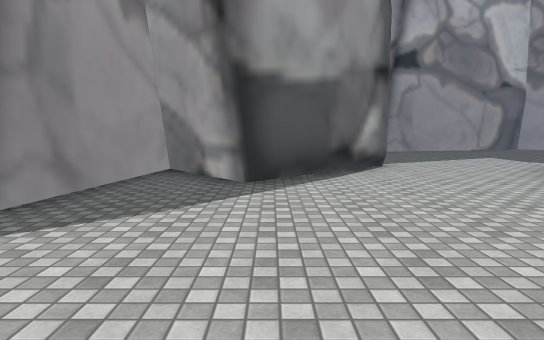
View 1 (above)

24 first-person views from a walk through a scene from a Unity 3-D project. The camera is 1.4 m above the floor, tilts 6° down and sees 75° across. The floor is counted in squares, 2 m on a side. Each view is taken from the middle of a square. On the plan, view 1 faces up. The plan holds only what a view shows up to about 11 squares ahead; the rest is blank. The place goes on beyond the plan. The player character is not drawn. Some surface patterns are stand-ins.

View 2
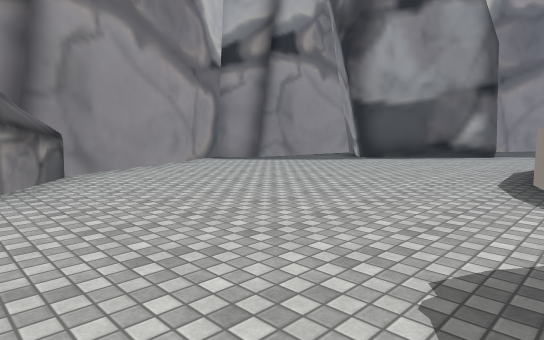

View 3
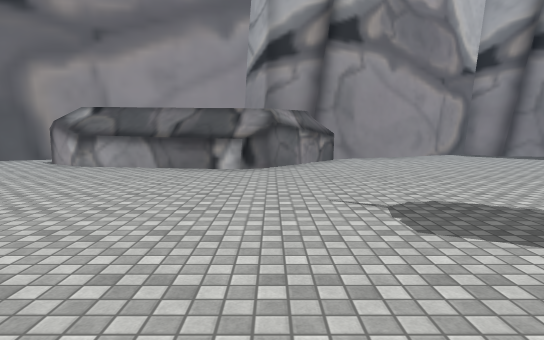

View 4
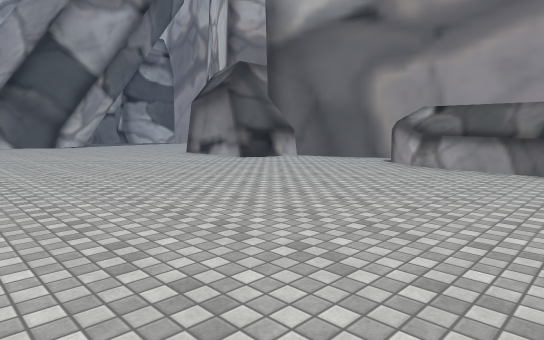

View 5
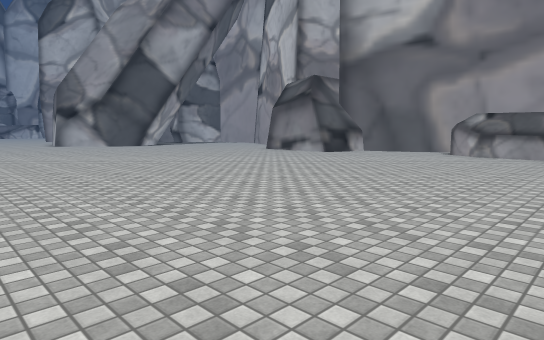

View 6
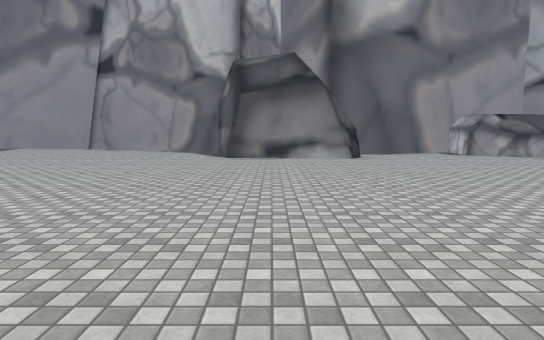

View 7
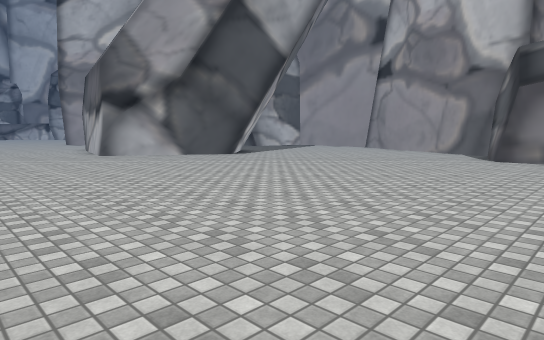

View 8
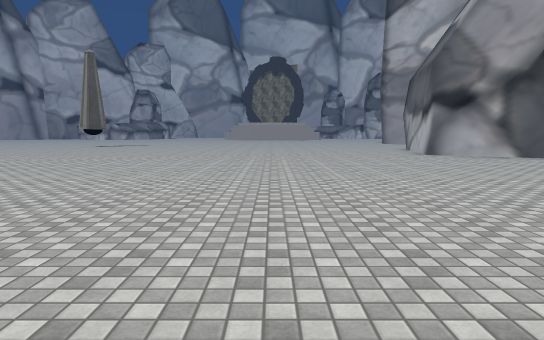

View 9
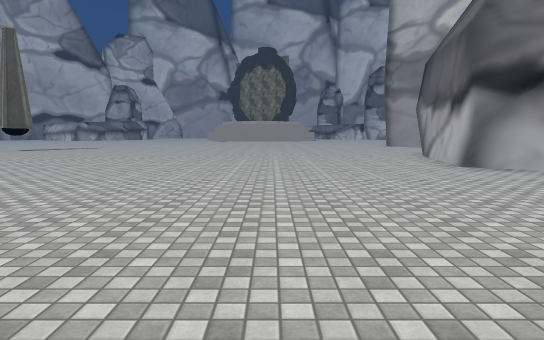

View 10
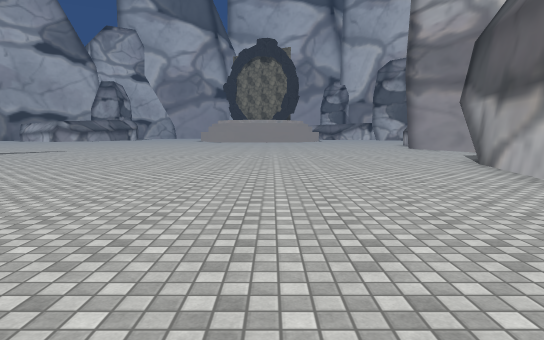

View 11
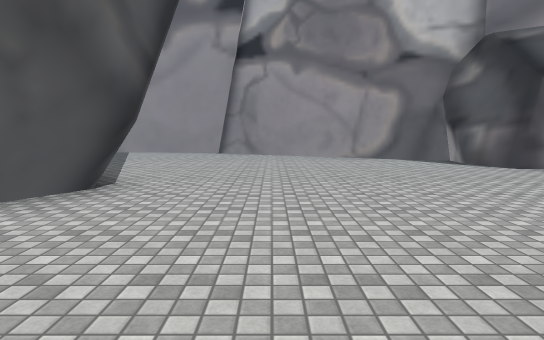

View 12
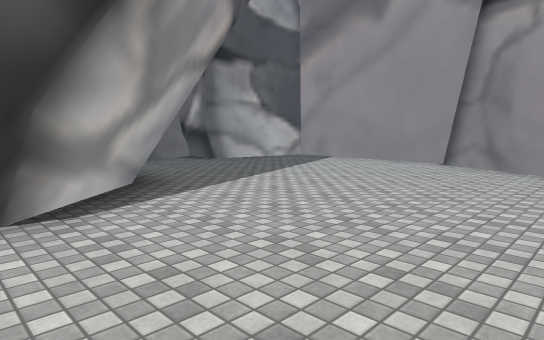

View 13
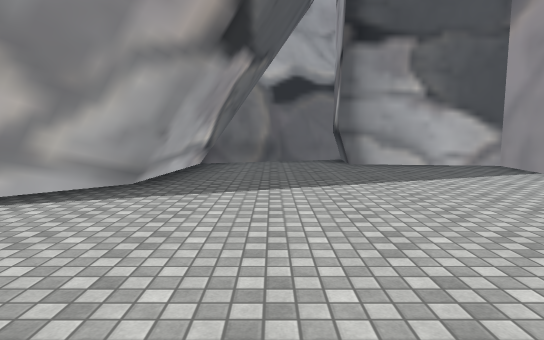

View 14
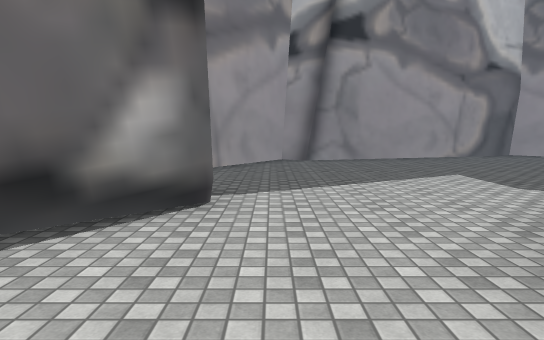

View 15
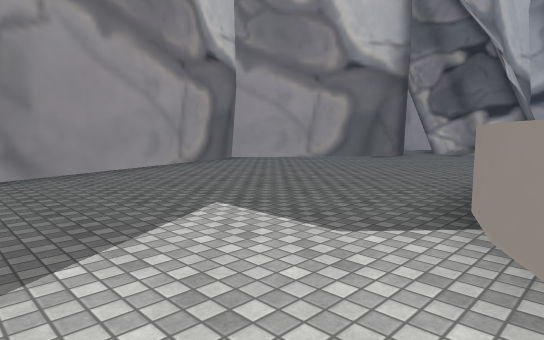

View 16
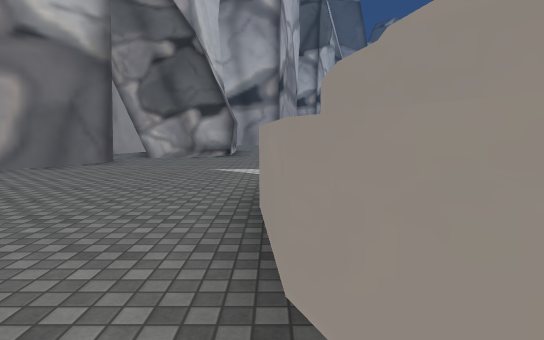

View 17
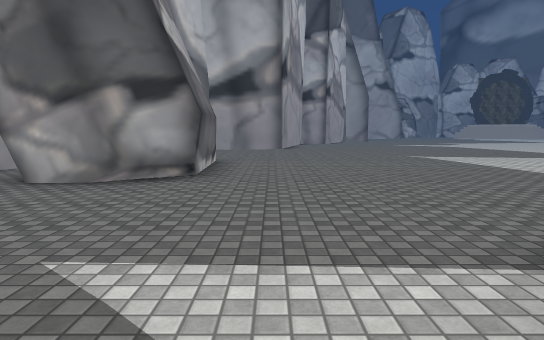

View 18
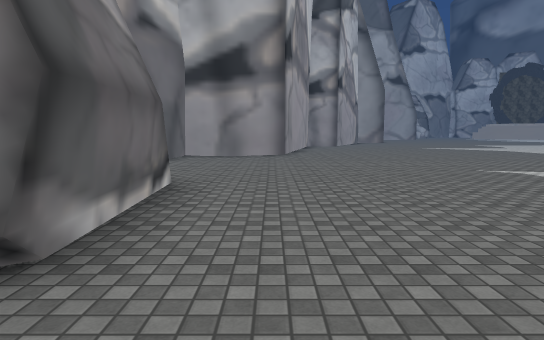

View 19
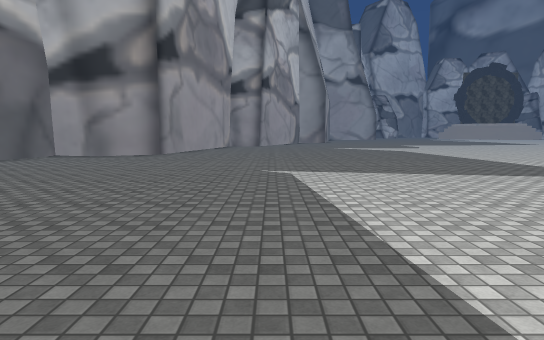

View 20
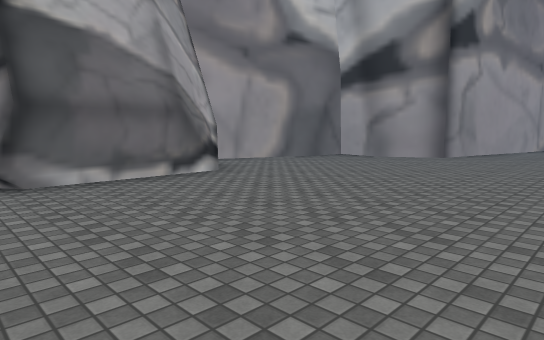

View 21
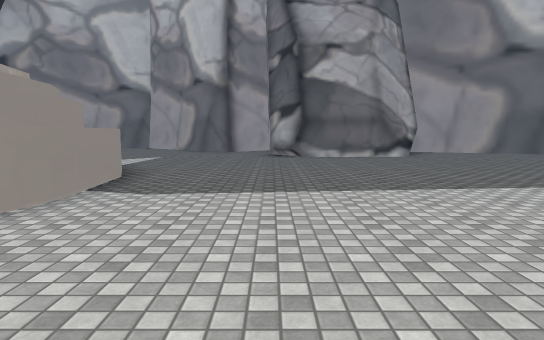

View 22
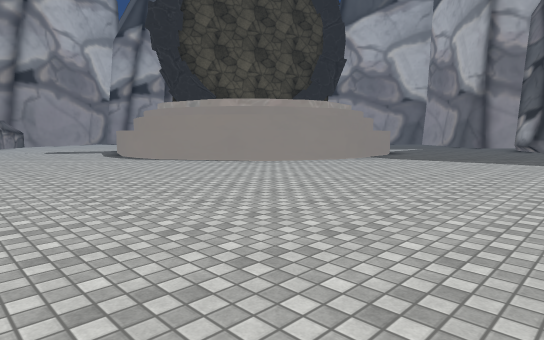

View 23
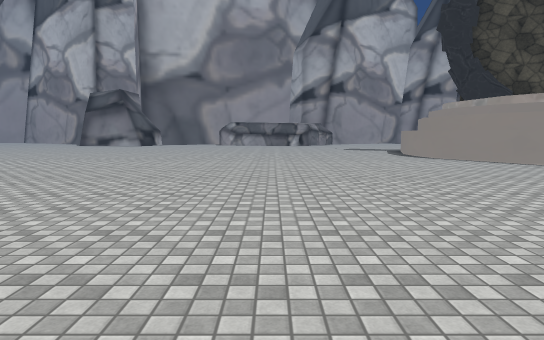

View 24
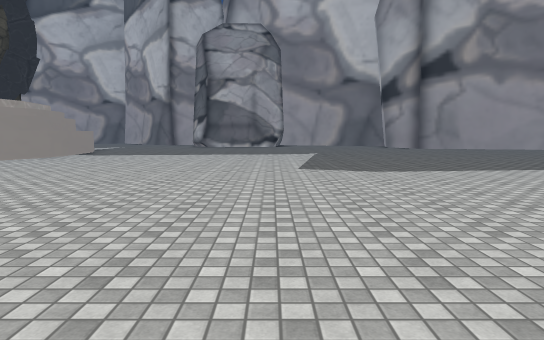

### Floor plan
Key: @ floor where view 1 was taken; # wall or solid block; . floor; ^ raised ledge.
Columns run from 5 left of view 1 to 26 right of it. Each row starts with its distance up from view 1.
 15             ######
 14         #####....##
 13        ###........##
 12        #...........#.#     ###
 11        ..............#    ...###
 10        ..............#####.....#
  9        ........................#
  8        #.....^^^...............#
  7    #  ##...^##   ^..............
  6   #####...^       ^.............
  5   #..#....        #.............
  4   #......^        #.............
  3  ##......^        #.............
  2  #.......^        #.............
  1  ##.......       #^.............
  0   #..@....^     ##..............
 -1   ##.......  ###^...............
 -2    #........ ...................
 -3    ##...........................
 -4     ###......................
 -5       #......................
 -6       #.....................
 -7       ^....................
 -8      #.................. .
 -9     ##.................
-10     #................
-11     #...............
-12     #.............
-13     ###..........
-14       #...........
-15       #............
-16     ###.............
-17    ##................
-18    #.................
-19   ##..................
-20   #....................
-21  ##....................
-22 ##......................
-23 #.......##...............
-24 #......#####.............
-25 #......#   ##............
-26 #......#   ##..........
-27 #.....##   #............
-28 ####..##   #............
-29    ####    #............
-30    #       #............
-31           ..............
-32           ..............

Positions as (right, up) in squares from view 1, and headings:
1: (0, 0), facing up
2: (5, -4), facing up-left
3: (8, -4), facing left
4: (8, -5), facing down-left
5: (12, -5), facing down-left
6: (11, -15), facing left
7: (11, -14), facing down-left
8: (12, -14), facing down
9: (11, -18), facing down
10: (11, -21), facing down
11: (8, -21), facing left
12: (4, -20), facing down-left
13: (0, -20), facing down
14: (3, 4), facing up
15: (4, 7), facing up-right
16: (6, 8), facing right
17: (11, 8), facing right
18: (15, 8), facing right
19: (15, 4), facing right
20: (16, 4), facing up-right
21: (16, -1), facing up
22: (19, -6), facing up-left
23: (20, -6), facing left
24: (20, -8), facing up
